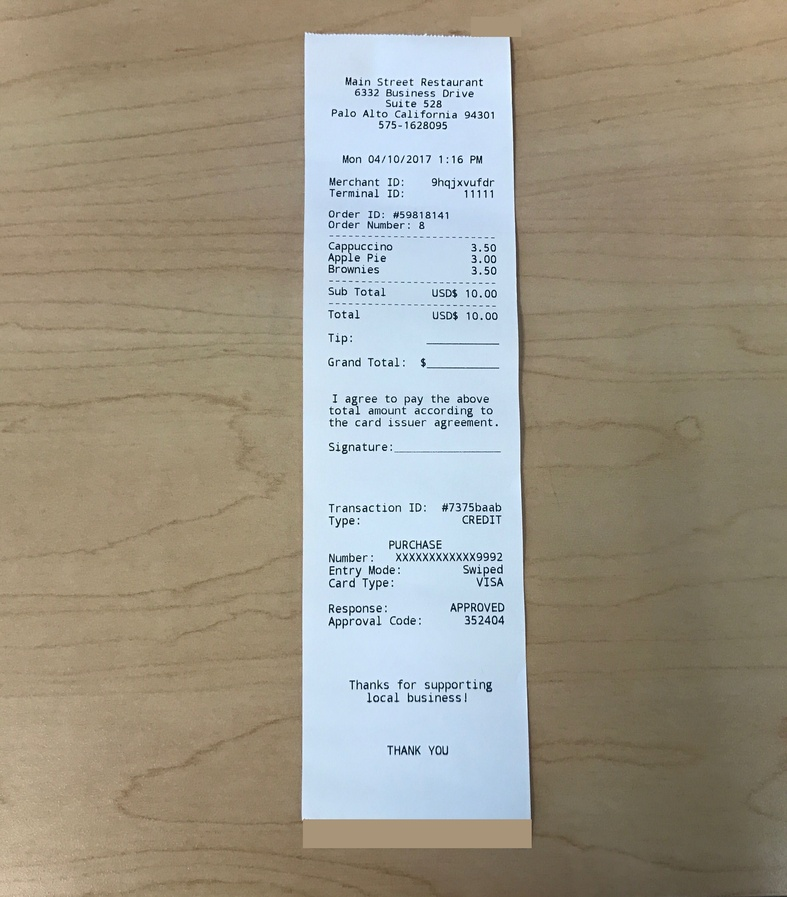
#> input picture receipt.jpg, 787 x 897 px, shrunk from 2645 x 3013 before the run, given in place of h3.mp4, which was not available
$ python 'OpenCV-影片物件偵測.py'
#> lines starting #> are read from the running program, lines starting #| are printed output that depends on the picture; after the words box and inside, x2 and y2 are one past the last pixel; in counts of white or black regions, pixels touching at a corner belong together; pictures that were not available may be replaced by others from this repository, and a replacement may not be noted
import cv2
import numpy as np

#讀取影片
cap=cv2.VideoCapture('h3.mp4')

# 回傳有沒有抓取成功 是一個布林值 ret
# fram抓取的每一偵圖片
# 改用影片的模式撥放 使用迴圈
while True:
    ret, frame=cap.read()
#> frame is the input picture: shape (897, 787, 3); mean B, G, R 137.3, 151.5, 157.2
    frame2=frame.copy()
    # frame2=cv2.cvtColor(frame2, cv2.COLOR_BGR2GRAY)
    # frame2=cv2.cvtColor(frame2, cv2.COLOR_GRAY2BGR)
    # hsv=cv2.cvtColor(frame2,cv2.COLOR_BGR2HSV)
    lower=np.array([54,0,0])
    upper=np.array([187,101,64])
    frame2=cv2.inRange(frame2,lower,upper)
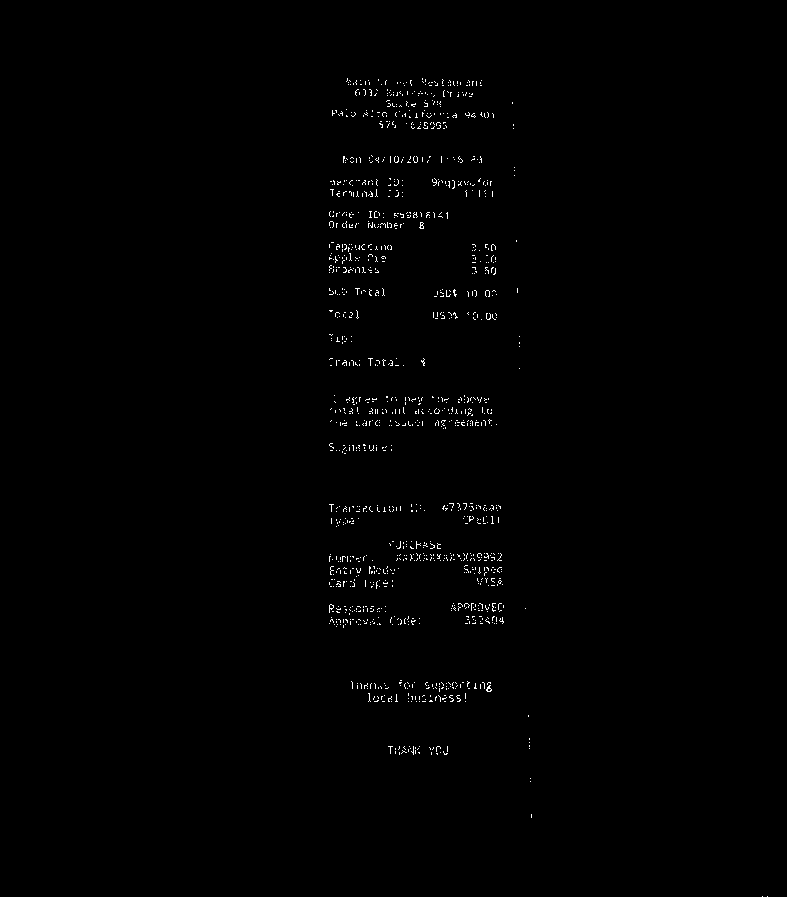
#> frame2: shape (897, 787); 0.62% white in thin lines or dots, all inside (x1, y1, x2, y2) = (329, 78, 768, 897)
    frame2=cv2.dilate(frame2,np.ones((7,7)))
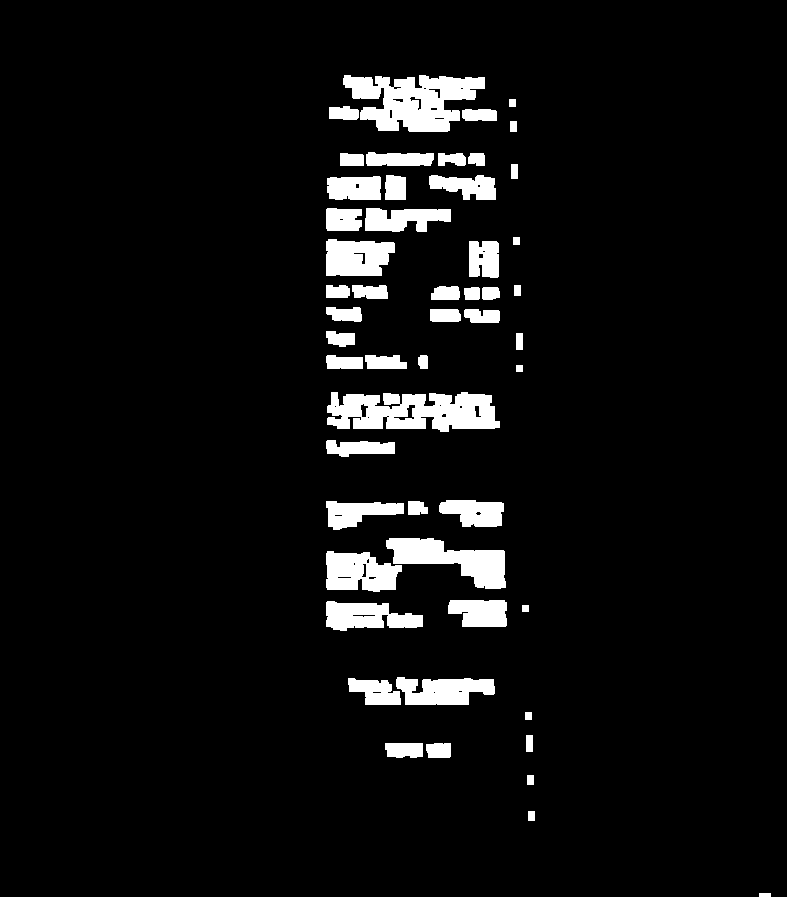
#> frame2: shape (897, 787); 6% white; 52 white regions
    # frame2=cv2.erode(frame2,np.ones((7,7)))

    contours, hierarchy=cv2.findContours(frame2,cv2.RETR_EXTERNAL,cv2.CHAIN_APPROX_NONE)
#> contours = 52 contours; largest, box (x1, y1, x2, y2) and area: (327, 392, 500, 432) 4974, (343, 75, 485, 132) 4972, (386, 538, 506, 589) 2942, (326, 551, 402, 592) 2244, (326, 239, 395, 276) 2062

    for cnt in contours:
        # print(cv2.contourArea(cnt))
        peri=cv2.arcLength(cnt,True)
        vertices=cv2.approxPolyDP(cnt,peri*0.02,True)
        corner=len(vertices)
        x, y, w, h=cv2.boundingRect(vertices)
        cv2.rectangle(frame,(x,y),(x+w,y+h),(0,0,255),2)
#> this loop made 52 passes
#> (peri, corner, x, y, w, h) on passes 8, 9, 11, 12, 13, 14, 15, 16, 17, 18, 21, 22: (166.6, 10, 348, 678, 53, 27), (292.2, 10, 396, 679, 99, 26), (286.4, 9, 326, 602, 97, 26), (182.4, 7, 448, 600, 59, 27), (251.9, 9, 327, 551, 75, 39), (342.4, 8, 386, 538, 120, 50), (65.66, 9, 408, 501, 20, 14), (207.8, 6, 326, 501, 78, 29), (180, 7, 439, 500, 63, 27), (176.4, 8, 326, 440, 69, 17), (41.66, 8, 418, 355, 10, 14), (110.5, 6, 365, 355, 42, 14)
#> (peri, vertices, corner, x, y, w, h) on passes 1 to 6: (28, [[759, 893], [759, 896], [770, 896], [770, 893]], 4, 759, 893, 12, 4), (30, [[528, 811], [528, 820], [534, 820], [534, 811]], 4, 528, 811, 7, 10), (30, [[527, 775], [527, 784], [533, 784], [533, 775]], 4, 527, 775, 7, 10), (74.49, [[426, 744], [428, 757], [450, 756], [450, 743]], 4, 426, 743, 25, 15), (102.5, [[385, 743], [387, 756], [422, 756], [422, 743]], 4, 385, 743, 38, 14), (44, [[526, 735], [526, 751], [532, 751], [532, 735]], 4, 526, 735, 7, 17)
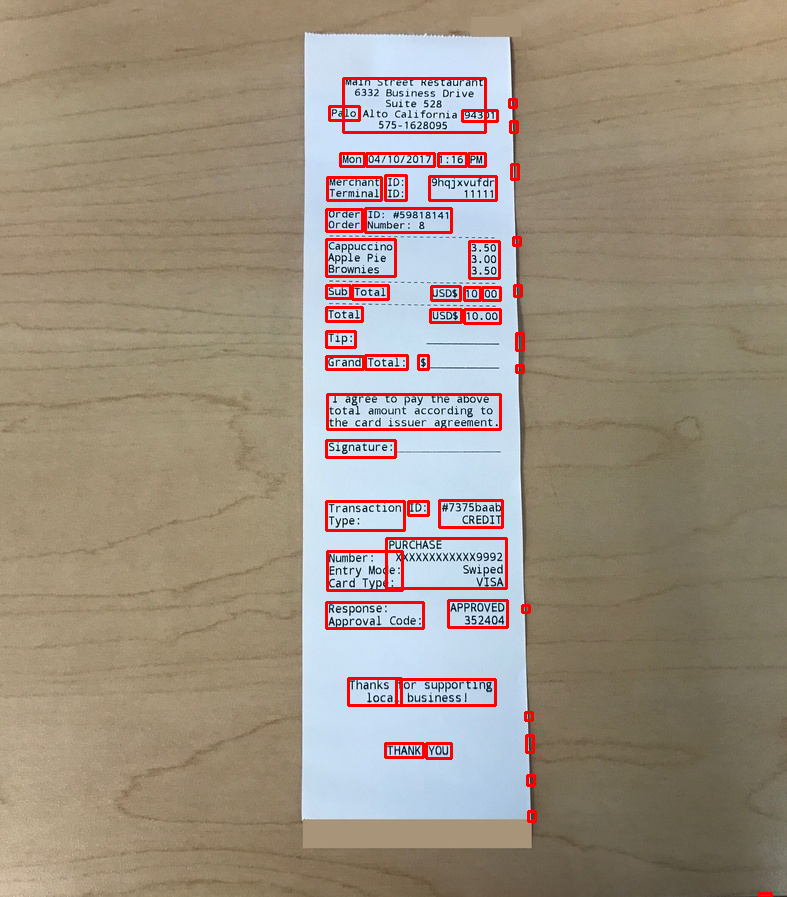
#> frame: shape (897, 787, 3); 2.56% of pixels changed, all inside (x1, y1, x2, y2) = (325, 77, 773, 897)


    if ret:
        cv2.imshow("xoxo",frame)
    else:
        break #取不到下一偵就跳出迴圈
    cv2.waitKey(50)


# [28 lines of commented-out code are left out]

$ run again, on hands_detection.png
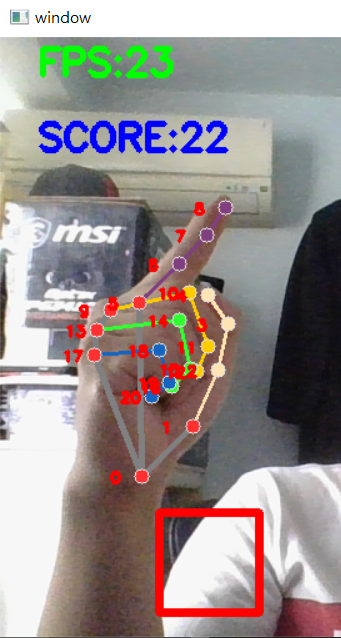
#> input picture hands_detection.png, 341 x 638 px, given in place of h3.mp4, which was not available
#> frame is the input picture: shape (638, 341, 3); mean B, G, R 142.1, 143.9, 153.1
#> `frame2=cv2.dilate(frame2,np.ones((7,7)))`:
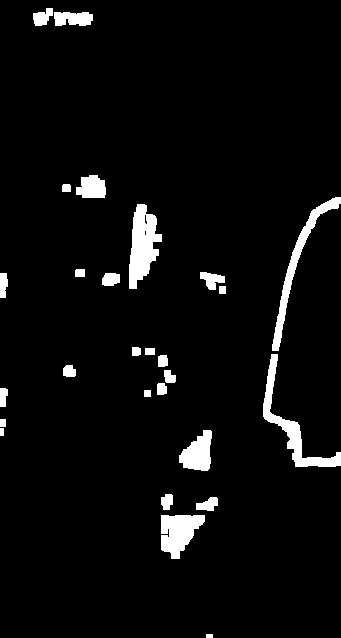
#> frame2: shape (638, 341); 4.7% white; 27 white regions
#> contours = 27 contours, 1 with area under 20; largest, box (x1, y1, x2, y2) and area: (129, 204, 162, 289) 1604, (263, 354, 341, 467) 1396, (272, 197, 341, 351) 1218, (161, 515, 205, 559) 1194, (179, 430, 212, 471) 830
#> the loop `for cnt in contours:` made 27 passes
#> (peri, corner, x, y, w, h) on passes 2, 3, 4, 5, 9, 10, 11, 12: (190.8, 8, 161, 515, 44, 44), (63.31, 8, 196, 497, 22, 14), (49.07, 10, 161, 494, 12, 16), (133.7, 9, 179, 430, 32, 39), (48.83, 6, 0, 388, 8, 19), (38.24, 7, 157, 383, 10, 12), (43.66, 7, 164, 370, 12, 13), (42.49, 7, 63, 365, 13, 12)
#> after the loop `for cnt in contours:`:
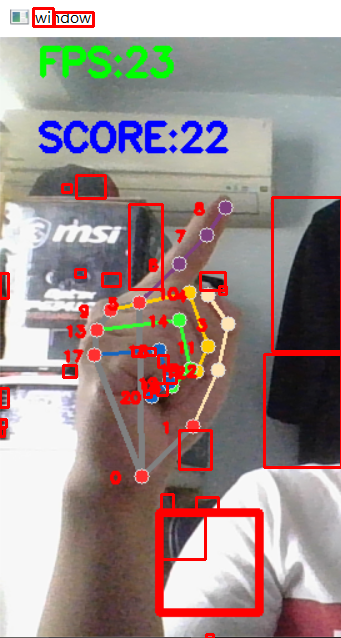
#> frame: shape (638, 341, 3); 2.86% of pixels changed, all inside (x1, y1, x2, y2) = (0, 7, 341, 638)

$ run again, on object_detect.png
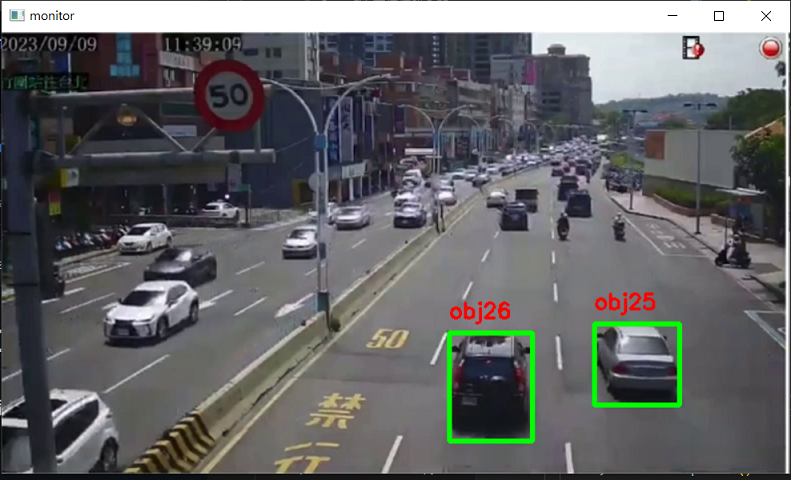
#> input picture object_detect.png, 791 x 480 px, given in place of h3.mp4, which was not available
#> frame is the input picture: shape (480, 791, 3); mean B, G, R 102.5, 101.2, 100.4
#> `frame2=cv2.dilate(frame2,np.ones((7,7)))`:
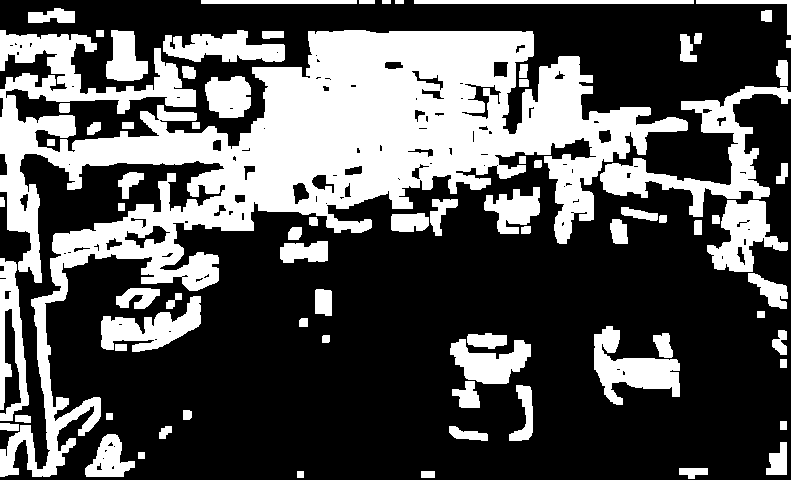
#> frame2: shape (480, 791); 33.2% white; 77 white regions
#> contours = 77 contours; largest, box (x1, y1, x2, y2) and area: (0, 30, 688, 477) 83524, (600, 86, 791, 217) 5644, (594, 326, 680, 405) 2994, (707, 200, 788, 272) 2856, (101, 296, 201, 352) 2507
#> the loop `for cnt in contours:` made 77 passes
#> (peri, corner, x, y, w, h) on passes 3, 5, 6, 7, 8, 13, 14, 15: (74.83, 8, 679, 468, 29, 11), (105.7, 8, 766, 442, 21, 33), (173, 10, 85, 435, 50, 42), (96.63, 7, 449, 426, 39, 15), (45.66, 11, 159, 426, 13, 13), (32.24, 6, 183, 410, 9, 10), (163.7, 6, 509, 385, 23, 56), (109.6, 10, 452, 381, 28, 27)
#> after the loop `for cnt in contours:`:
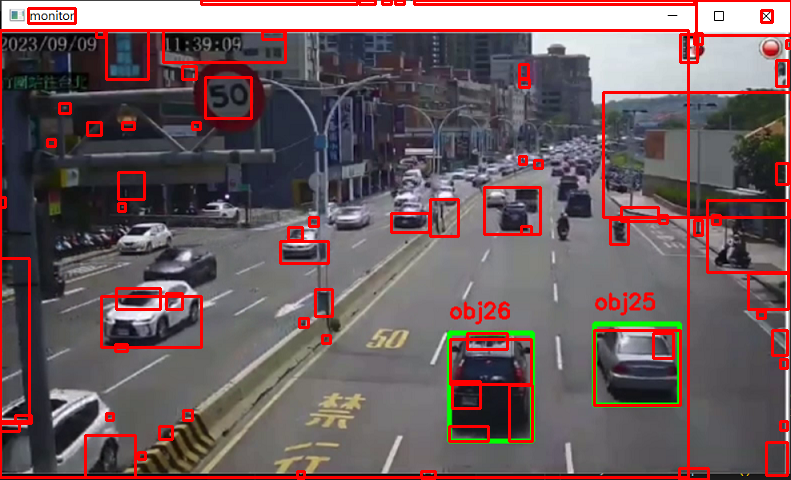
#> frame: shape (480, 791, 3); 7.28% of pixels changed, all inside (x1, y1, x2, y2) = (0, 0, 791, 480)
